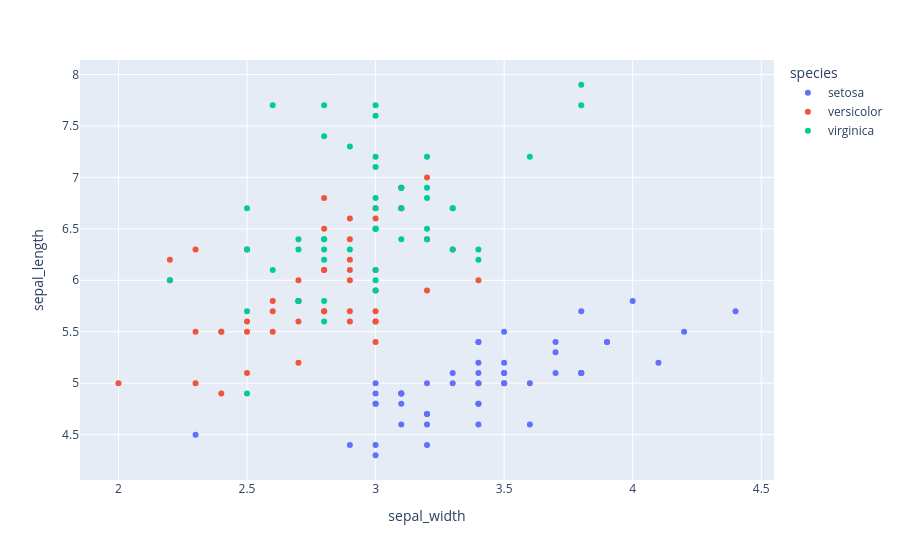

The code cell stored with this chart in its notebook:
### Markdown cell above
## *Scatter Plot*

### Code cell
import plotly.express as px

df = px.data.iris() #load iris dataset

fig = px.scatter(df,x="sepal_width",y="sepal_length",color="species")  #Scatter Plot

fig.show()

### Figure 1 — Plotly figure (JSON) as saved in the notebook; plotly's stock layout.template omitted (floating-point values rounded to 4 significant figures)
{"data": [{"hovertemplate": "species=setosa<br>sepal_width=%{x}<br>sepal_length=%{y}<extra></extra>", "legendgroup": "setosa", "marker": {"color": "#636efa", "symbol": "circle"}, "mode": "markers", "name": "setosa", "orientation": "v", "showlegend": true, "type": "scatter", "x": [3.5, 3.0, 3.2, 3.1, 3.6, 3.9, 3.4, 3.4, 2.9, 3.1, 3.7, 3.4, 3.0, 3.0, 4.0, 4.4, 3.9, 3.5, 3.8, 3.8, 3.4, 3.7, 3.6, 3.3, 3.4, 3.0, 3.4, 3.5, 3.4, 3.2, 3.1, 3.4, 4.1, 4.2, 3.1, 3.2, 3.5, 3.1, 3.0, 3.4, 3.5, 2.3, 3.2, 3.5, 3.8, 3.0, 3.8, 3.2, 3.7, 3.3], "xaxis": "x", "y": [5.1, 4.9, 4.7, 4.6, 5.0, 5.4, 4.6, 5.0, 4.4, 4.9, 5.4, 4.8, 4.8, 4.3, 5.8, 5.7, 5.4, 5.1, 5.7, 5.1, 5.4, 5.1, 4.6, 5.1, 4.8, 5.0, 5.0, 5.2, 5.2, 4.7, 4.8, 5.4, 5.2, 5.5, 4.9, 5.0, 5.5, 4.9, 4.4, 5.1, 5.0, 4.5, 4.4, 5.0, 5.1, 4.8, 5.1, 4.6, 5.3, 5.0], "yaxis": "y"}, {"hovertemplate": "species=versicolor<br>sepal_width=%{x}<br>sepal_length=%{y}<extra></extra>", "legendgroup": "versicolor", "marker": {"color": "#EF553B", "symbol": "circle"}, "mode": "markers", "name": "versicolor", "orientation": "v", "showlegend": true, "type": "scatter", "x": [3.2, 3.2, 3.1, 2.3, 2.8, 2.8, 3.3, 2.4, 2.9, 2.7, 2.0, 3.0, 2.2, 2.9, 2.9, 3.1, 3.0, 2.7, 2.2, 2.5, 3.2, 2.8, 2.5, 2.8, 2.9, 3.0, 2.8, 3.0, 2.9, 2.6, 2.4, 2.4, 2.7, 2.7, 3.0, 3.4, 3.1, 2.3, 3.0, 2.5, 2.6, 3.0, 2.6, 2.3, 2.7, 3.0, 2.9, 2.9, 2.5, 2.8], "xaxis": "x", "y": [7.0, 6.4, 6.9, 5.5, 6.5, 5.7, 6.3, 4.9, 6.6, 5.2, 5.0, 5.9, 6.0, 6.1, 5.6, 6.7, 5.6, 5.8, 6.2, 5.6, 5.9, 6.1, 6.3, 6.1, 6.4, 6.6, 6.8, 6.7, 6.0, 5.7, 5.5, 5.5, 5.8, 6.0, 5.4, 6.0, 6.7, 6.3, 5.6, 5.5, 5.5, 6.1, 5.8, 5.0, 5.6, 5.7, 5.7, 6.2, 5.1, 5.7], "yaxis": "y"}, {"hovertemplate": "species=virginica<br>sepal_width=%{x}<br>sepal_length=%{y}<extra></extra>", "legendgroup": "virginica", "marker": {"color": "#00cc96", "symbol": "circle"}, "mode": "markers", "name": "virginica", "orientation": "v", "showlegend": true, "type": "scatter", "x": [3.3, 2.7, 3.0, 2.9, 3.0, 3.0, 2.5, 2.9, 2.5, 3.6, 3.2, 2.7, 3.0, 2.5, 2.8, 3.2, 3.0, 3.8, 2.6, 2.2, 3.2, 2.8, 2.8, 2.7, 3.3, 3.2, 2.8, 3.0, 2.8, 3.0, 2.8, 3.8, 2.8, 2.8, 2.6, 3.0, 3.4, 3.1, 3.0, 3.1, 3.1, 3.1, 2.7, 3.2, 3.3, 3.0, 2.5, 3.0, 3.4, 3.0], "xaxis": "x", "y": [6.3, 5.8, 7.1, 6.3, 6.5, 7.6, 4.9, 7.3, 6.7, 7.2, 6.5, 6.4, 6.8, 5.7, 5.8, 6.4, 6.5, 7.7, 7.7, 6.0, 6.9, 5.6, 7.7, 6.3, 6.7, 7.2, 6.2, 6.1, 6.4, 7.2, 7.4, 7.9, 6.4, 6.3, 6.1, 7.7, 6.3, 6.4, 6.0, 6.9, 6.7, 6.9, 5.8, 6.8, 6.7, 6.7, 6.3, 6.5, 6.2, 5.9], "yaxis": "y"}], "layout": {"legend": {"title": {"text": "species"}, "tracegroupgap": 0}, "margin": {"t": 60}, "xaxis": {"anchor": "y", "domain": [0, 1], "title": {"text": "sepal_width"}}, "yaxis": {"anchor": "x", "domain": [0, 1], "title": {"text": "sepal_length"}}}}
